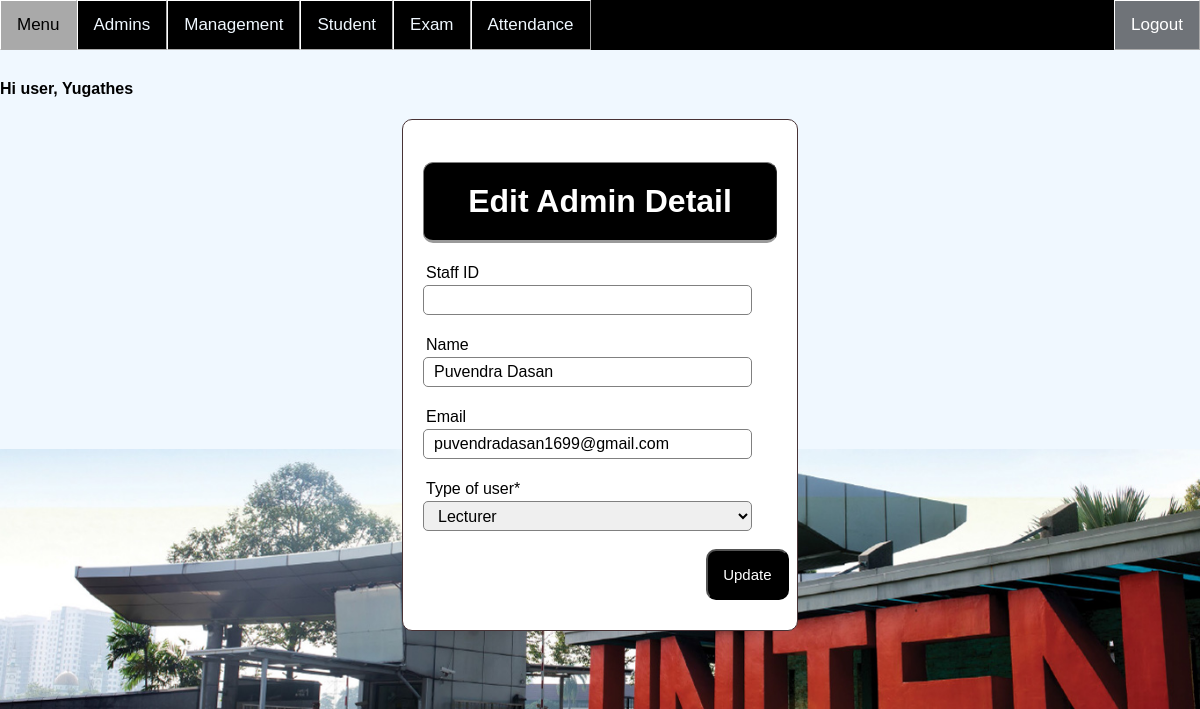
Screenshot of /Admin/Edit.php?id=EE913728 (signed in) with the database file from the repository.
### tables this page shows
CREATE TABLE `users` (
  `uid` int(9) NOT NULL,
  `username` varchar(20) NOT NULL,
  `password` varchar(255) NOT NULL,
  `id` varchar(10) NOT NULL,
  `name` varchar(255) NOT NULL,
  `Hp` varchar(20) NOT NULL,
  `email` varchar(255) NOT NULL,
  `type_user` varchar(20) NOT NULL,
  `fingerprint` int(11) NOT NULL
);

### Admin/Edit.php (the view, shortened to what this page needs)
<?php
if(isset ($_SESSION["userId"]))
{	include "Header.php";?>
<!DOCTYPE html>
<html>
<head>
</head>
<body>
<?php
	$userID = $_GET["id"];
	$queryGet = "select * from users where id='".$userID."'";
	$resultGet = mysqli_query($link,$queryGet);
	if(!$resultGet)
	{
		die ("Invalid Query - get Register List: ". mysqli_error($link));
	}
	else
	{?>
	<div class="wrapper">
		<div class="middle">
			<div class="contentnew" style="margin-bottom: 50px;">
			<form class = "content" style="position: relative; width: 60%; margin:auto;left:0" action="Update.php" name="EditForm" method="POST">
				<h1 class="header">Edit Admin Detail</h1>
				<?php	while($baris= mysqli_fetch_array($resultGet, MYSQLI_BOTH))	{?>
					<div class="input-group">
						<label>Staff ID</label>
						<input type="text" name="staffId" value="<?php echo $baris['staffId']; ?>"><br><br>
						<label>Name</label>
						<input type="text" name="name" value="<?php echo $baris['name'] ?>"><br><br>
						<label>Email</label>
						<input type="email" name="email" value="<?php echo $baris['email'] ?>"><br><br>
						<label>Type of user*</label>
						<select name="type_user">
							<option value="Lecturer" <?php if($baris['type_user']=='Lecturer') echo 'selected'?>>Lecturer</option>
						</select><br><br>
						<button style="position: relative;left: 80%"; type="submit" class="btn" name="staff">Update</button>
					</div> <?php	}?>
			</form>
			</div>
		</div>
	</div>
	<?php
		}
}
else {
	echo "No session exists or session has expired. Please log in again ";
	echo "Page will be redirect in 5 seconds";
	header('Refresh: 5; ../Admin/Login.php');
}
	?>
</body>
</html>

### CSS/topNav.css (style rules this page uses)
* { box-sizing: border-box; }
body { margin: 0; font-family: Arial, Helvetica, sans-serif; background-image: url("bc.jpg"); background-color:aliceblue; background-size: 100% ; background-repeat: no-repeat; background-attachment: fixed; background-position:90% 100%; position:absolute; top:10%; max-width: -webkit-fill-available; right: 0px; left: 0px; }
.wrapper { width: 100%; min-width: 1000px; }
.header { width: auto; color: white; background:black; text-align: center; border: 1px solid gray; border-bottom: none; border-radius: 10px 10px 10px 10px; border-style: outset; padding: 20px; }
.middle { width: 100%; position: relative; }
.middle:after { display: table; clear: both; content: ''; }
.contentnew { padding: 0 270px 0 270px; }
.content { position:fixed; top:10%; left:35%; width: 30%; margin: 0px auto; padding: 20px; border: 1px solid #483235; background: white; border-radius: 10px 10px 10px 10px; }
.input-group { margin: 10px 0px 10px 0px; }
.input-group label { display: block; text-align: left; margin: 3px; }
.input-group input { height: 30px; width: 93%; padding: 5px 10px; font-size: 16px; border-radius: 5px; border: 1px solid gray; }
.input-group select { height: 30px; width: 93%; padding: 5px 10px; font-size: 16px; border-radius: 5px; border: 1px solid gray; }
.btn { padding: 15px; font-size: 15px; color: white; background: black ; border-style: outset; border-radius: 10px; cursor: pointer; }

### rows the page displays
users: name "Puvendra Dasan", email "puvendradasan1699@gmail.com", type_user "Lecturer"

### other values shown
$_SESSION["name"] "Yugathes"
